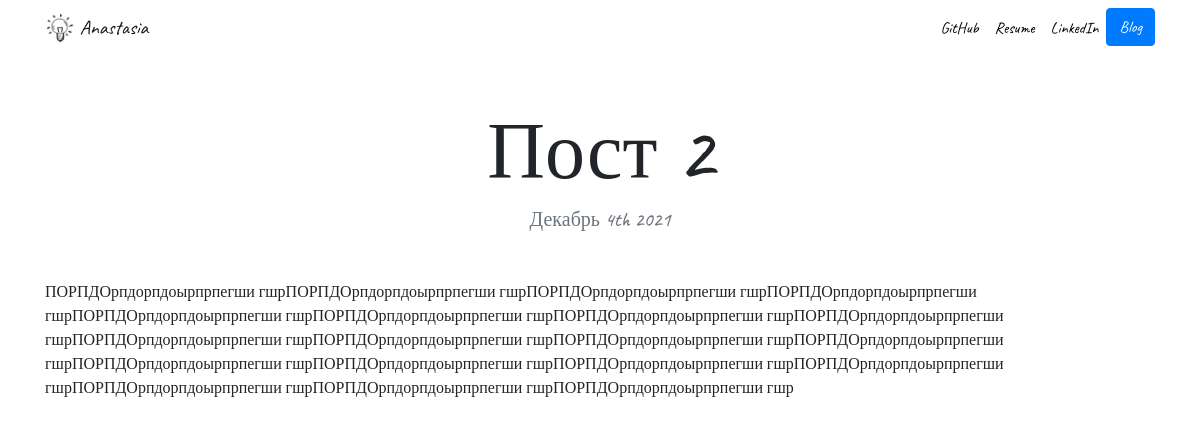
/blog/2/, run on an earlier commit of the app's database.
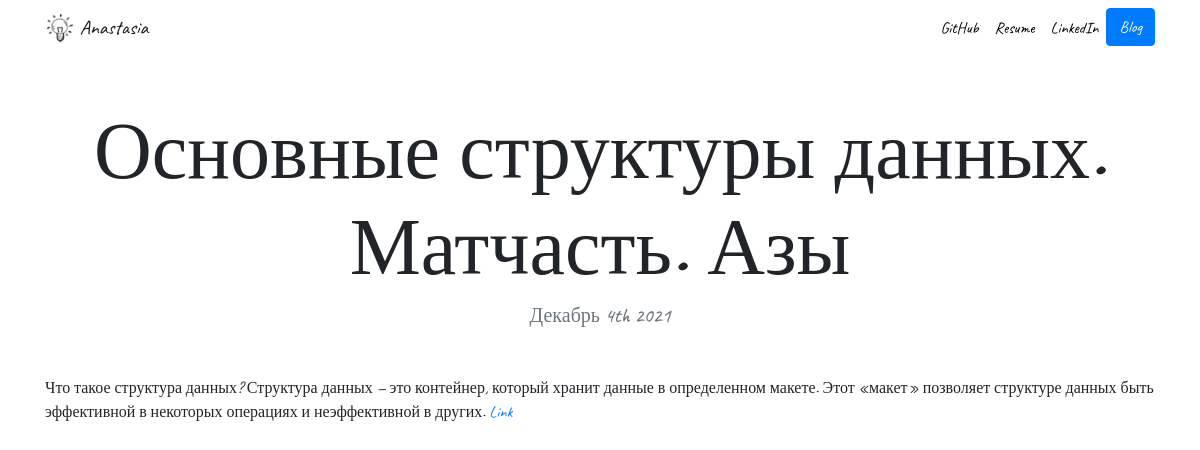
And on a later commit of the database.
### blog/models.py (models this page shows, shortened)
class Blog(models.Model):
    title = models.CharField(max_length=250)
    description = models.TextField()
    date = models.DateField()

### blog/views.py (the view)
# urls.py: path('<int:blog_id>/', views.detail, name='detail'),
def detail(request, blog_id):
    blog = get_object_or_404(Blog, pk=blog_id)
    return render(request, 'blog/detail.html', {'blog':blog})

### blog/templates/blog/detail.html
{% extends "portfolio/base.html" %}
{% load static %}
{% block content %}
<h1 class="text-center mt-5" id="blogdetailtitle">{{ blog.title }}</h1>
<h5 class="text-center text-muted mb-5">{{ blog.date|date:'F jS Y' }}</h5>
{{ blog.description|safe }}
{% endblock %}

What changed in the data, as far as the page shows it:
changed Blog: title "Пост 2" → "Основные структуры данных. Матчасть. Азы"; description "ПОРПДОрпдорпдоырпрпегши гшрПОРПДОрпдорпдоырпрпегши гшрПОРПДОрпдорпдоырпрпегши гшрПОРПДОрпдорпдоырпрпегши гшрПОРПДОрпдорпдоырпрпегши гшрПОРПДОрпдорпдоырпрпегши гшрПОРПДОрпдорпдоырпрпегши гшрПОРПДОрпдорпдоырпрпегши гшрПОРПДОрпдорпдоырпрпегши гшрПОРПДОрпдорпдоырпрпегши гшрПОРПДОрпдорпдоырпрпегши гшрПОРПДОрпдорпдоырпрпегши гшрПОРПДОрпдорпдоырпрпегши гшрПОРПДОрпдорпдоырпрпегши гшрПОРПДОрпдорпдоырпрпегши гшрПОРПДОрпдорпдоырпрпегши гшрПОРПДОрпдорпдоырпрпегши гшрПОРПДОрпдорпдоырпрпегши гшрПОРПДОрпдорпдоырпрпегши гшр" → "Что такое структура данных? Структура данных — это контейнер, который хранит данные в определенном макете. Этот «макет» позволяет структуре данных быть эффективной в некоторых операциях и неэффективной в других. Link"
